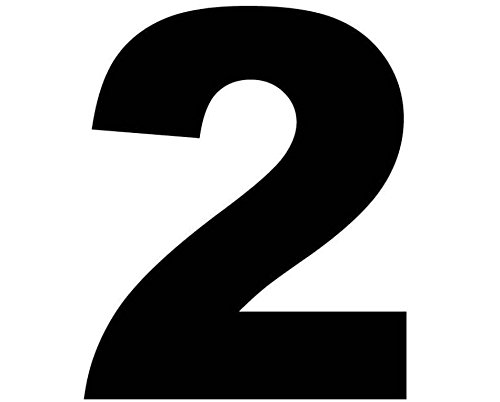
#> input picture 8_gbr2.jpg, 500 x 402 px
$ python 8_logreg_invImg.py
#> lines starting #> are read from the running program, lines starting #| are printed output that depends on the picture
import numpy as np
import pandas as pd
import matplotlib.pyplot as plt
from sklearn.datasets import load_digits
from sklearn.linear_model import LogisticRegression
dataDg = load_digits()

# split dataset
from sklearn.model_selection import train_test_split
xtr, xts, ytr, yts = train_test_split(
    dataDg['data'],
    dataDg['target'],
    test_size = .1
)

# logistic regression
model = LogisticRegression(
    solver='lbfgs',
    multi_class='auto',
    max_iter=1000
)
model.fit(xtr, ytr)

# predict a picture
from PIL import Image
import PIL.ImageOps

gbr = Image.open('8_gbr2.jpg').convert('L')
gbr = gbr.resize((8, 8))
gbr = PIL.ImageOps.invert(gbr)
gbrArr = np.array(gbr)
gbrArr2 = gbrArr.reshape(1, 64)
prediksi = model.predict(gbrArr2.reshape(1, -1))
#> prediksi = [2]
print(prediksi[0])
#| 2

plt.imshow(gbrArr, cmap='gray')
plt.title('Prediksi : {}'.format(prediksi[0]))
plt.show()
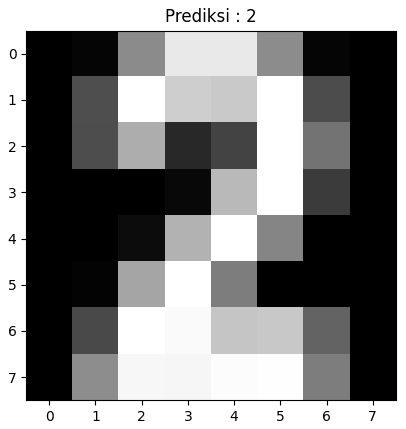
#> figure drawn by matplotlib, 1 panel

$ run again, with 0_logisticRegression.png saved as 8_gbr2.jpg
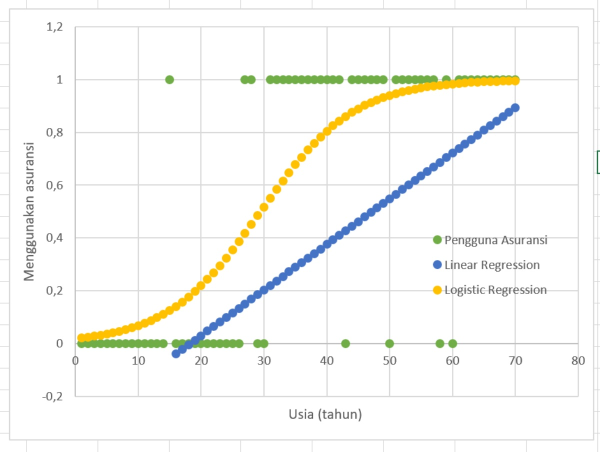
#> input picture 0_logisticRegression.png, 1200 x 904 px (shown at 1/2 size)
#> `gbr = Image.open('8_gbr2.jpg').convert('L')`:
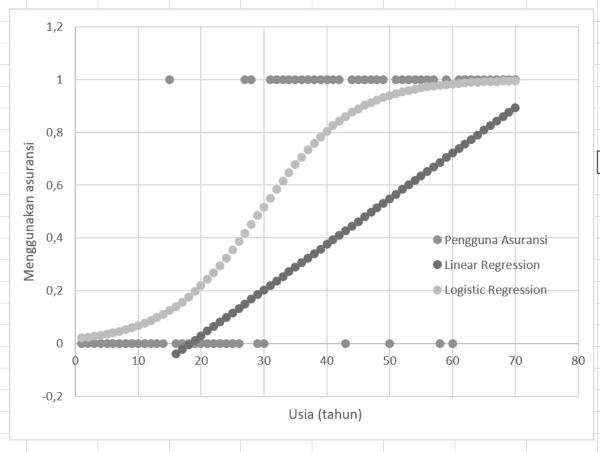
#> gbr: PIL image 1200x904 L (shown at 1/2 size); min 82, max 255, mean 248
#> prediksi = [4]
#| 4
#> `plt.show()`:
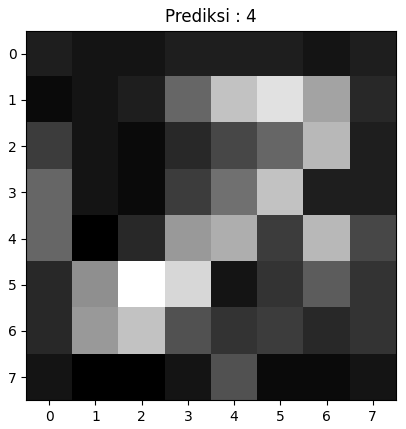
#> figure drawn by matplotlib, 1 panel

$ run again, with 1_readCsv.png saved as 8_gbr2.jpg
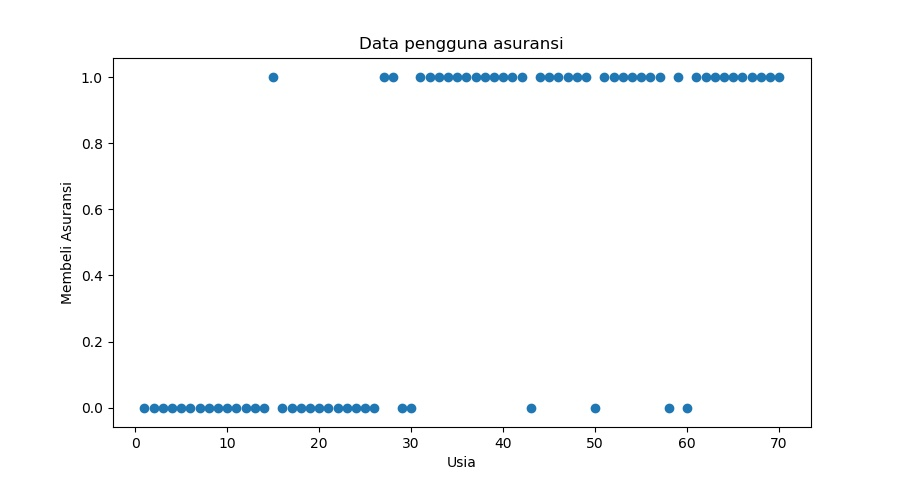
#> input picture 1_readCsv.png, 901 x 480 px
#> prediksi = [3]
#| 3
#> `plt.show()`:
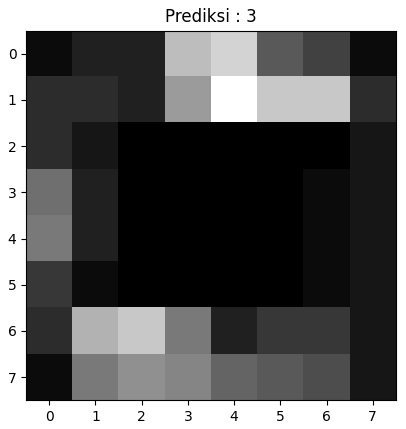
#> figure drawn by matplotlib, 1 panel

$ run again, with 5_logreg_digit.png saved as 8_gbr2.jpg
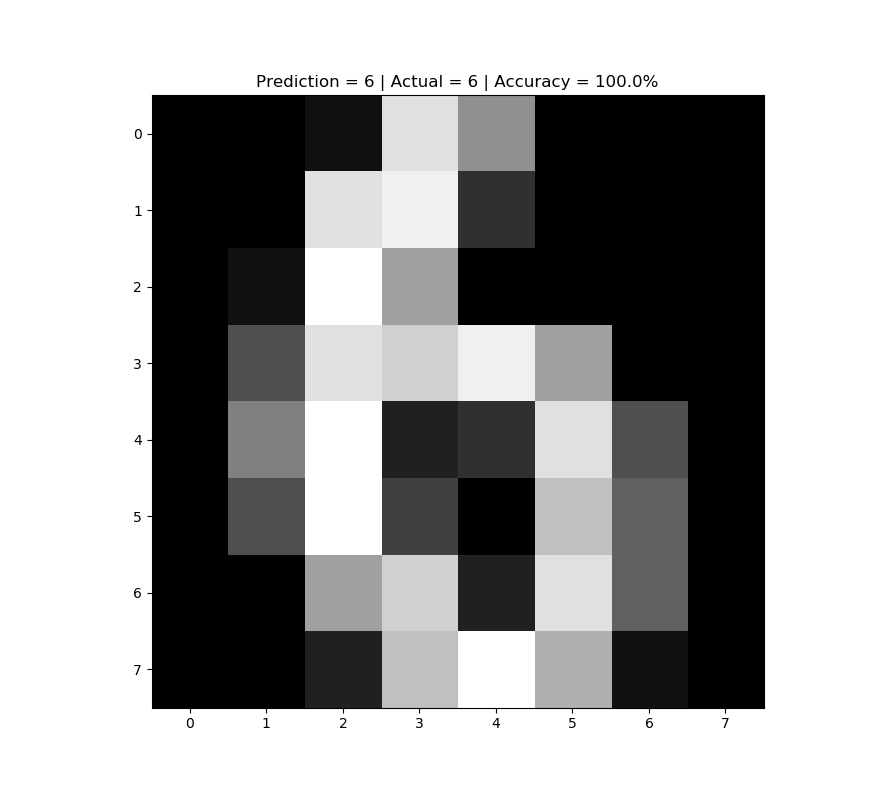
#> input picture 5_logreg_digit.png, 893 x 795 px
#> prediksi = [4]
#| 4
#> `plt.show()`:
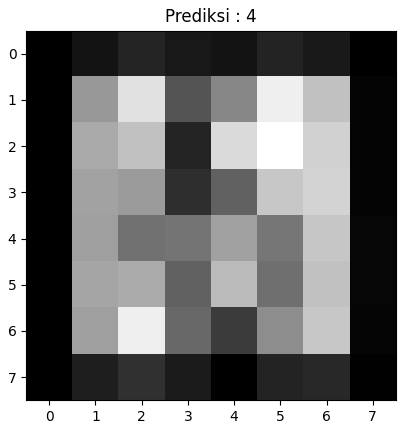
#> figure drawn by matplotlib, 1 panel
